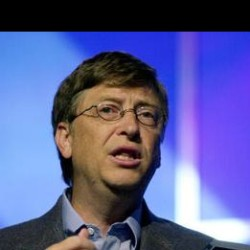
#> input picture ServiceOutsourcingInnovationandEntrepreneurshipCompetition/attempt02_heima/_09AdaboostFaceDetection/data/Bill_Gates_0012.jpg, 250 x 250 px; its folder holds only this picture in this run
$ python adaboost_loop.py
#> lines starting #> are read from the running program, lines starting #| are printed output that depends on the picture; after the words box and inside, x2 and y2 are one past the last pixel; in counts of white or black regions, pixels touching at a corner belong together
# @Version: python3.10
# @Time: 2023/4/13 20:06
# @Author: MaxBrooks
# @Email: 15905898514@163.com
# @File: adaboost_loop.py
# @Software: PyCharm
# @User: chent

import cv2
import os

datapath = 'data/'

face_cascade = cv2.CascadeClassifier("haarcascade_frontalface_alt2.xml")
face_cascade.load('haarcascade_frontalface_alt2.xml')   # 一定要告诉编译器文件所在的位置

for img in os.listdir(datapath):
    frame = cv2.imread(datapath + img)
#> frame is the input picture: shape (250, 250, 3); mean B, G, R 147.4, 92.8, 90.2

    gray = cv2.cvtColor(frame, cv2.COLOR_BGR2GRAY)  # 将图片转化成灰度
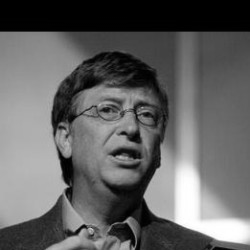
#> gray: shape (250, 250); min 0, max 255, mean 98.3
    faces = face_cascade.detectMultiScale(gray, 1.3, 5)
#> faces = [[72, 70, 108, 108]]
    for (x, y, w, h) in faces:
        frame = cv2.rectangle(frame, (x, y), (x + w, y + h), (255, 0, 0), 2)
#> this loop made 1 pass
#> pass 1, `frame = cv2.rectangle(frame, (x, y), (x + w, y + h), (255, 0, 0), 2)`:
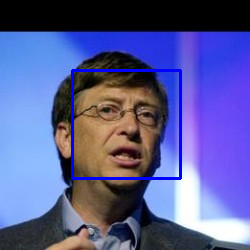
#> frame: shape (250, 250, 3); 2.07% of pixels changed, all inside (x1, y1, x2, y2) = (71, 69, 182, 180)

    # cv2.imshow('img', img)
    cv2.imwrite('result/' + img, frame)
    # cv2.waitKey()

$ run again, on ServiceOutsourcingInnovationandEntrepreneurshipCompetition/attempt02_heima/_09AdaboostFaceDetection/data/Bill_Gates_0016.jpg
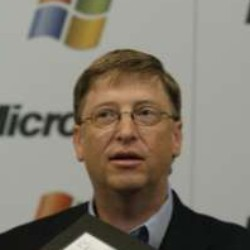
#> input picture ServiceOutsourcingInnovationandEntrepreneurshipCompetition/attempt02_heima/_09AdaboostFaceDetection/data/Bill_Gates_0016.jpg, 250 x 250 px
#> frame is the input picture: shape (250, 250, 3); mean B, G, R 110.8, 123, 130
#> `gray = cv2.cvtColor(frame, cv2.COLOR_BGR2GRAY)`:
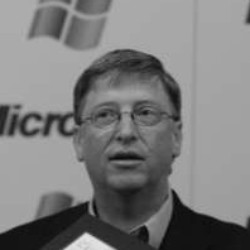
#> gray: shape (250, 250); min 7, max 229, mean 123.7
#> faces = [[73, 73, 106, 106]]
#> the loop `for (x, y, w, h) in faces:` made 1 pass
#> pass 1, `frame = cv2.rectangle(frame, (x, y), (x + w, y + h), (255, 0, 0), 2)`:
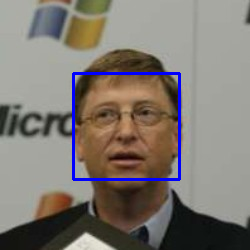
#> frame: shape (250, 250, 3); 2.03% of pixels changed, all inside (x1, y1, x2, y2) = (72, 72, 181, 181)

$ run again, on ServiceOutsourcingInnovationandEntrepreneurshipCompetition/attempt02_heima/_09AdaboostFaceDetection/data/Bill_Gates_0017.jpg
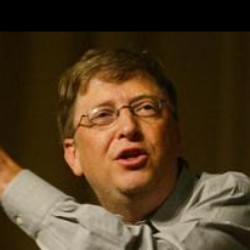
#> input picture ServiceOutsourcingInnovationandEntrepreneurshipCompetition/attempt02_heima/_09AdaboostFaceDetection/data/Bill_Gates_0017.jpg, 250 x 250 px
#> frame is the input picture: shape (250, 250, 3); mean B, G, R 36.1, 60.7, 80.9
#> `gray = cv2.cvtColor(frame, cv2.COLOR_BGR2GRAY)`:
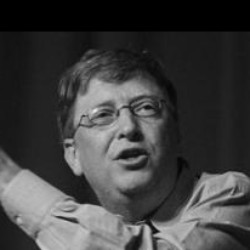
#> gray: shape (250, 250); min 0, max 233, mean 64
#> faces = [[72, 69, 112, 112]]
#> the loop `for (x, y, w, h) in faces:` made 1 pass
#> pass 1, `frame = cv2.rectangle(frame, (x, y), (x + w, y + h), (255, 0, 0), 2)`:
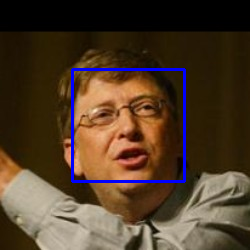
#> frame: shape (250, 250, 3); 2.14% of pixels changed, all inside (x1, y1, x2, y2) = (71, 68, 186, 183)

$ run again, on ServiceOutsourcingInnovationandEntrepreneurshipCompetition/attempt02_heima/_09AdaboostFaceDetection/data/Bob_Huggins_0001.jpg
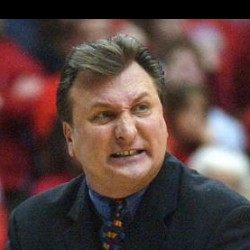
#> input picture ServiceOutsourcingInnovationandEntrepreneurshipCompetition/attempt02_heima/_09AdaboostFaceDetection/data/Bob_Huggins_0001.jpg, 250 x 250 px
#> frame is the input picture: shape (250, 250, 3); mean B, G, R 63.4, 66.5, 87.9
#> `gray = cv2.cvtColor(frame, cv2.COLOR_BGR2GRAY)`:
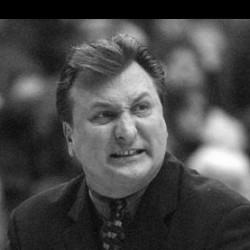
#> gray: shape (250, 250); min 0, max 254, mean 72.6
#> faces = [[72, 70, 105, 105]]
#> the loop `for (x, y, w, h) in faces:` made 1 pass
#> pass 1, `frame = cv2.rectangle(frame, (x, y), (x + w, y + h), (255, 0, 0), 2)`:
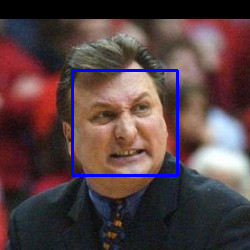
#> frame: shape (250, 250, 3); 2.01% of pixels changed, all inside (x1, y1, x2, y2) = (71, 69, 179, 177)

$ run again, on ServiceOutsourcingInnovationandEntrepreneurshipCompetition/attempt02_heima/_09AdaboostFaceDetection/data/Bill_Gates_0013.jpg
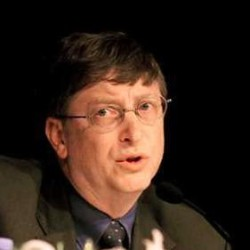
#> input picture ServiceOutsourcingInnovationandEntrepreneurshipCompetition/attempt02_heima/_09AdaboostFaceDetection/data/Bill_Gates_0013.jpg, 250 x 250 px
#> frame is the input picture: shape (250, 250, 3); mean B, G, R 26.9, 36.6, 53.6
#> `gray = cv2.cvtColor(frame, cv2.COLOR_BGR2GRAY)`:
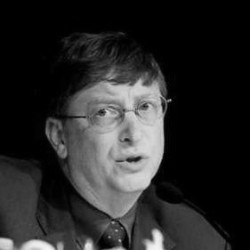
#> gray: shape (250, 250); min 0, max 245, mean 40.5
#> faces = [[70, 67, 119, 119]]
#> the loop `for (x, y, w, h) in faces:` made 1 pass
#> pass 1, `frame = cv2.rectangle(frame, (x, y), (x + w, y + h), (255, 0, 0), 2)`:
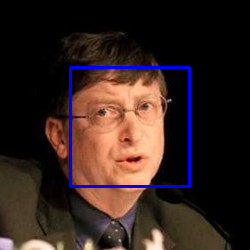
#> frame: shape (250, 250, 3); 2.28% of pixels changed, all inside (x1, y1, x2, y2) = (69, 66, 191, 188)
